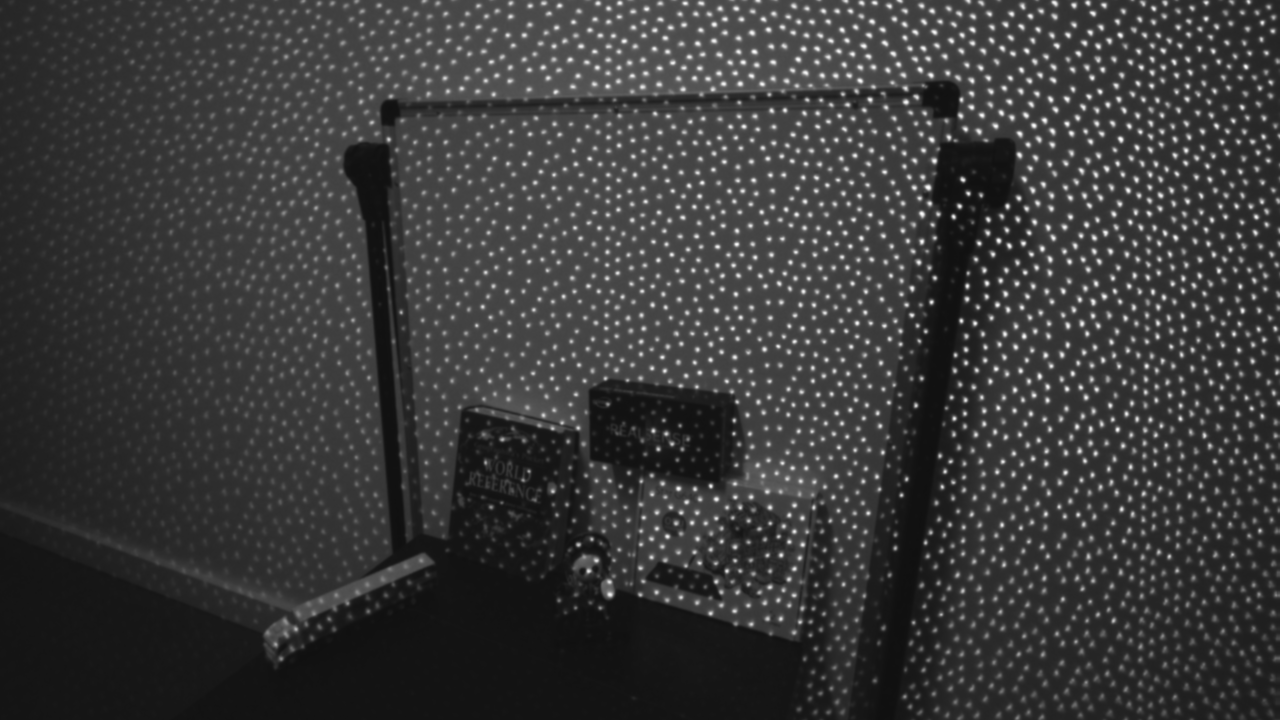
#> input picture rectified-images/left_infrared_image.png, 1280 x 720 px
$ python stereo-vision.py
#> lines starting #> are read from the running program, lines starting #| are printed output that depends on the picture
"""
This code will be used to develop a Python programming software to obtain the 3D reconstruction of various
pixels representing the same object or objects in the rectified images.

Author: Alberto Castro
Date: 2024-05-12
"""

# Import libraries
import cv2
import numpy as np
import matplotlib.pyplot as plt
import re
import matplotlib
import argparse

# Use TkAgg backend for matplotlib
matplotlib.use('TkAgg')

# Funcion args parse para adquirir las dos imagenes de entrada
# [12 lines left out: function get_args, not called in this run]

def load_images():
    """
    Load the rectified stereo images.

    Returns:
        imgL (numpy.ndarray): Left rectified image in grayscale.
        imgR (numpy.ndarray): Right rectified image in grayscale.
    """
    imgL = cv2.imread('rectified-images/left_infrared_image.png', 0)
#> imgL is the input picture: shape (720, 1280); min 16, max 253, mean 57.6
    imgR = cv2.imread('rectified-images/right_infrared_image.png', 0)
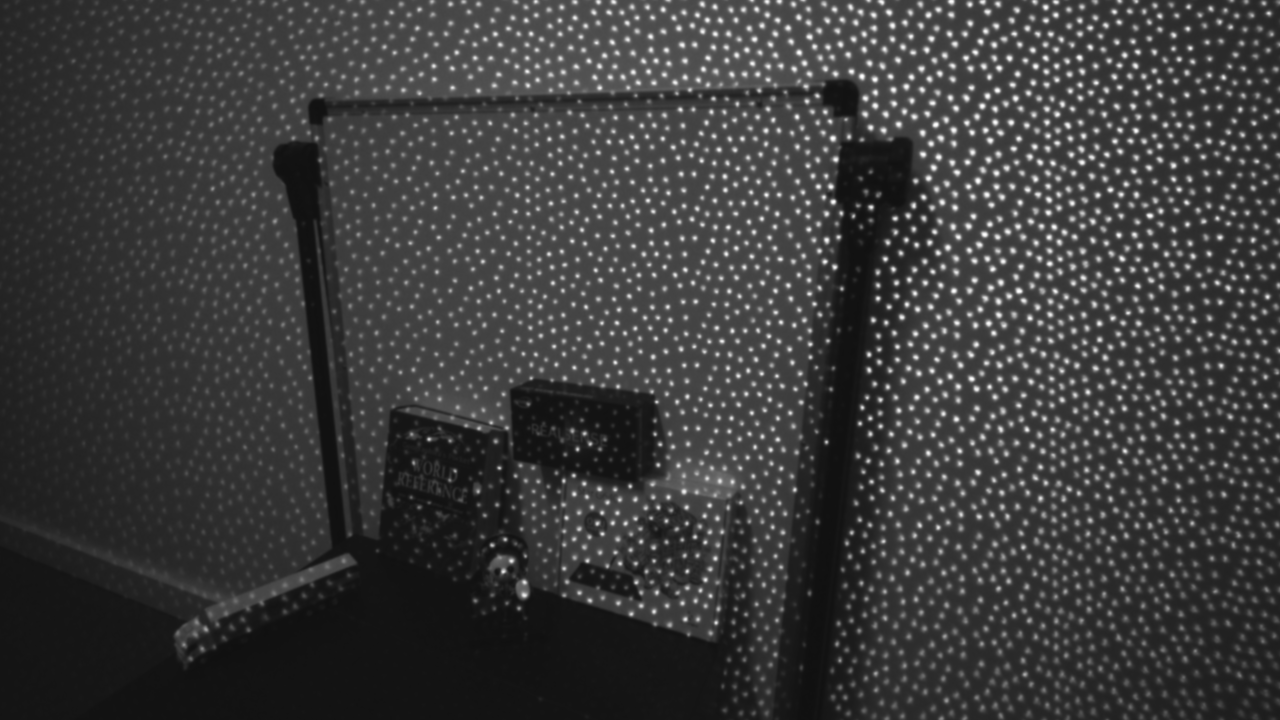
#> input picture rectified-images/right_infrared_image.png, 1280 x 720 px
#> imgR is the input picture: shape (720, 1280); min 16, max 255, mean 59.5
    return imgL, imgR

def read_calibration_params(filepath):
    """
    Read the camera calibration parameters from a file.

    Args:
        filepath (str): Path to the calibration parameters file.

    Returns:
        calibration (dict): Dictionary containing calibration parameters.
    """
#> called with filepath = 'calibration-parameters.txt'
    params = {}
    pattern = re.compile(r'"(\w+)":\s*"(-?\d+\.?\d*)"')
    with open(filepath, 'r') as file:
#> (reads calibration-parameters.txt from the repository)
        content = file.read()
        matches = pattern.findall(content)
        for key, value in matches:
            params[key] = float(value)
    calibration = {
        'cx': params.get('rectified_cx'),
        'cy': params.get('rectified_cy'),
        'f': params.get('rectified_fx'),
        'B': abs(params.get('baseline'))  # Use the absolute value for baseline
    }
    return calibration

# [19 lines left out: function display_images, not called in this run]

def select_points(imgL, imgR):
    """
    Allow the user to select corresponding points in the left and right images.

    Args:
        imgL (numpy.ndarray): Left rectified image.
        imgR (numpy.ndarray): Right rectified image.

    Returns:
        left_points (list of tuples): List of selected points in the left image.
        right_points (list of tuples): List of selected points in the right image.
    """
    fig, axs = plt.subplots(1, 2, figsize=(20, 10))
    axs[0].imshow(imgL, cmap='gray')
    axs[0].set_title('Left Image')
    axs[0].axis('off')

    axs[1].imshow(imgR, cmap='gray')
    axs[1].set_title('Right Image')
    axs[1].axis('off')

    coords = []

    # [10 lines left out: function onclick, not called in this run]

    cid = fig.canvas.mpl_connect('button_press_event', onclick)
    plt.tight_layout()
    plt.show()
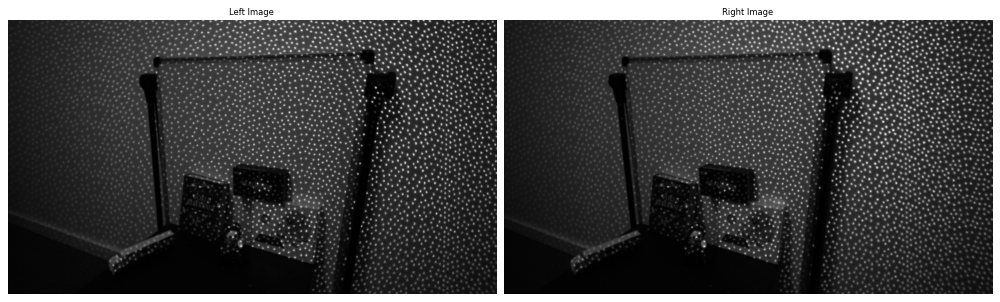
#> figure drawn by matplotlib, 2 panels

    left_points = [(x, y) for x, y, img in coords if img == 'left']
    right_points = [(x, y) for x, y, img in coords if img == 'right']
    return left_points, right_points

# [33 lines left out: functions calculate_disparity, calculate_3D_coordinates, not called in this run]

def visualize_3D(points_3D):
    """
    Visualize the 3D points.

    Args:
        points_3D (list of tuples): List of 3D points to visualize.
    """
    try:
        from mpl_toolkits.mplot3d import Axes3D
        fig = plt.figure(figsize=(10, 7))
        ax = fig.add_subplot(111, projection='3d')
        ax.scatter([p[0] for p in points_3D], [p[1] for p in points_3D], [p[2] for p in points_3D])
        ax.set_xlabel('X')
        ax.set_ylabel('Y')
        ax.set_zlabel('Z')
        ax.set_box_aspect([1,1,1])  # Equal aspect ratio
        ax.set_xlim(-200, 200)  # Set X axis limits
        ax.set_ylim(-200, 400)  # Set Y axis limits
        ax.set_zlim(0, 1000)  # Set Z axis limits
        plt.show()
    except ImportError:
        print("3D projection is unavailable. Displaying in 2D.")
        fig, ax = plt.subplots(figsize=(10, 7))
        ax.scatter([p[0] for p in points_3D], [p[1] for p in points_3D])
        plt.xlabel('X')
        plt.ylabel('Y')
        plt.show()

def pipeline():
    """
    Main pipeline to load images, read calibration parameters, select points,
    calculate 3D coordinates, and visualize the points.
    """
    imgL, imgR = load_images()

    params = read_calibration_params('calibration-parameters.txt')
    print("Camera Calibration Parameters:", params)

    left_points, right_points = select_points(imgL, imgR)
#> left_points = []; right_points = []
    print("Left Image Points:", left_points)
#| Left Image Points: []
    print("Right Image Points:", right_points)
#| Right Image Points: []

    if len(left_points) != len(right_points):
        print("The number of points selected in both images do not match.")
        return

    cx = params['cx']
    cy = params['cy']
    f = params['f']
    B = params['B']

    points_3D = []

    for (uL, vL), (uR, vR) in zip(left_points, right_points):
        uL_c = uL - cx
        vL_c = vL - cy
        uR_c = uR - cx

        disparity = calculate_disparity(uL_c, uR_c)

        if disparity == 0:
            print(f"Disparity is zero for point ({uL}, {vL}). Skipping this point.")
            continue

        X, Y, Z = calculate_3D_coordinates(uL_c, vL_c, disparity, f, B)
        points_3D.append((X, Y, Z))
#> this loop made 0 passes
#> after the loop, points_3D = []

    visualize_3D(points_3D)
#> in visualize_3D, `plt.show()`:
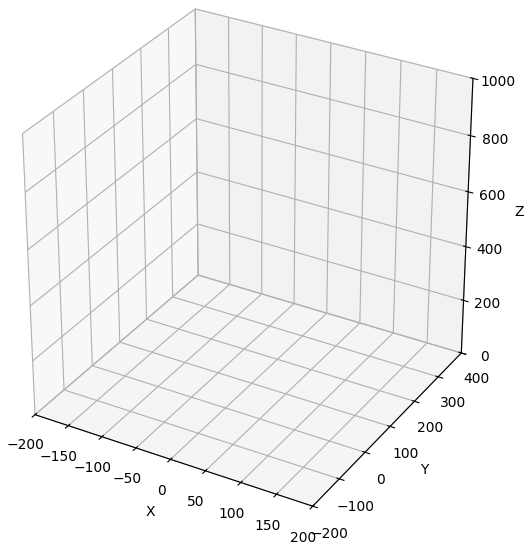
#> figure drawn by matplotlib, 1 panel

if __name__ == '__main__':
    pipeline()
